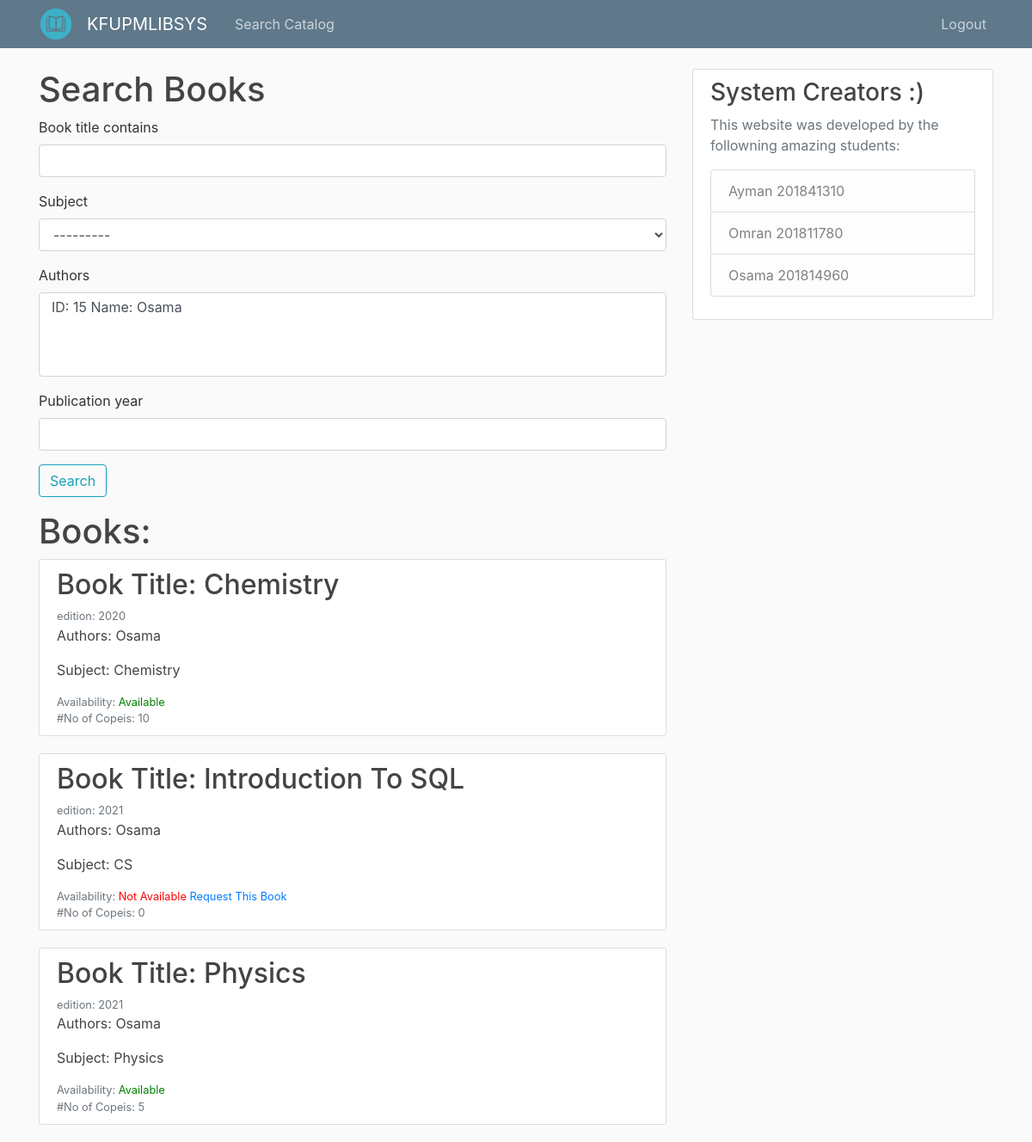
The app's page /search-form/ (signed in) with its own data.
### core/models.py (models this page shows, shortened)
class Book(models.Model):
    ISBN_code = models.CharField(
        unique=True,
        primary_key=True,
        max_length=64,
        null=False,
        blank=False,
        verbose_name=_("ISBN code")
    )
    book_title = models.CharField(
        max_length=512,
        blank=False,
        null=False,
        verbose_name=_("book title"),
    )
    Lang_CHOICES = (
        ('A', 'Arabic',),
        ('E', 'English',),
    )
    book_language = models.CharField(
        choices=Lang_CHOICES,
        max_length=20,
        blank=True,
        null=True,
        verbose_name=_("book language")
    )
    no_of_copies = models.PositiveIntegerField(
        null=True,
        blank=True,
        verbose_name=_("number of copies")
    )
    subject = models.ForeignKey(
        Subject,
        on_delete=models.CASCADE,
        null=True,
        blank=True,
        verbose_name=_("subject")
    )
    @property
    def is_available(self):
        return self.no_of_copies > 0
    authors = models.ManyToManyField(
        Author,
        blank=True,
        verbose_name=_("authors"),
    )  # RECHECK THIS
    publication_year = models.PositiveIntegerField(
        default=current_year(),
        validators=[MinValueValidator(1800), max_value_current_year],
        blank=True,
        null=True,
        verbose_name=_("publication year")
    )
    class Meta:
        verbose_name = _("book")
        verbose_name_plural = _("books")
        ordering = [
            "publication_year",
            "book_title",
        ]

class Library_People(models.Model):
    People_ID = models.PositiveIntegerField(
        unique=True,
        primary_key=True,
        null=False,
        blank=False,
    )
    user = models.ForeignKey(User,
                             on_delete=models.CASCADE,
                             null=True,
                             blank=True,
                             verbose_name=_("user"))
    @property
    def First_Name(self):
        return self.user.first_name
    Birth_Date = models.DateField(
        blank=True,
        null=True,
        verbose_name=_("birth date")
    )
    SEX_CHOICES = (
        ('M', 'Male',),
        ('F', 'Female',),
    )
    sex = models.CharField(
        max_length=1,
        choices=SEX_CHOICES,
        null=False,
        blank=False,
    )
    Department = models.CharField(
        max_length=256,
        blank=True,
        null=True
    )
    Contact_Number = PhoneNumberField(blank=True, null=True)
    def __str__(self):
        return "ID: " + str(self.People_ID) + "\tName: " + self.First_Name
    class Meta:
        abstract = True

class Author(Library_People):
    @property
    def number_of_books(self):
        return len(Book.objects.all(Author=self))

class Subject(models.Model):
    Subject_Id = models.PositiveIntegerField(
        unique=True,
        primary_key=True,
        null=False,
        blank=False,
    )
    subject_name = models.CharField(
        max_length=512,
        blank=False,
        null=False
    )
    def __str__(self):
        return self.subject_name
    class Meta:
        verbose_name = _("subject")
        verbose_name_plural = _("subjects")
        ordering = [
            "subject_name",
        ]

### core/views.py (the view)
# urls.py: path("search-form/", views.book_list, name="search-form"),
def book_list(request):
    f = BookFilter(request.GET, queryset=Book.objects.all())
    return render(request, 'core/search-form.html', {'filter': f})

### core/templatetags/user_types.py (called while the page is built)
@register.filter(name='belongs_to_librarian')
def belongs_to_librarian(user):
    return Librarian.objects.filter(user=user).exists()

### core/templates/core/search-form.html (shortened to what this page needs)
{% extends "core/base.html" %}
{% load crispy_forms_tags %}
{% load user_types %}
{% block content %}
<h1>Search Books</h1>
<form method="get">
  {{ filter.form|crispy }}
  <input onclick="removeHide()" class="btn btn-outline-info" type="submit" value="Search" />
</form>
<div id="divvy" class="hidden">
  <h1>Books:</h1>
  {% for book in filter.qs %}
  <article class="media content-section">
    <a class="article-title" href="#">
      <div class="media-body">
        <h2>Book Title: {{ book.book_title }}</h2>
        <small class="text-muted">edition: {{ book.publication_year }}</small>
        <p class="article-content">Authors: {{ book.authors.first.user.first_name }}</p>
        <p class="article-content">Subject: {{ book.subject }}</p>
        <small class="text-muted">Availability:
          {% if book.is_available %}
          <span style="color: green">{{ 'Available' }}</span>
          {% else %}
          <span style="color: red">{{ 'Not Available' }} </span>
          {% if user.is_authenticated and user|belongs_to_librarian %}
          <a href= "{{home_url}}/{{book.ISBN_code}}/request"> Request This Book</a>
          {%endif%}
          {%endif%}</small>
        <br>
        <small class="text-muted">#No of Copeis: {{ book.no_of_copies }}</small>
      </div>
    </a>
  </article>
  {% endfor %}
</div>
{% endblock %}

### core/static/core/main.css (style rules this page uses)
body { background: #fafafa; color: #333333; margin-top: 5rem; }
h1, h2, h3, h4, h5, h6 { color: #444444; }
.content-section { background: #ffffff; padding: 10px 20px; border: 1px solid #dddddd; border-radius: 3px; margin-bottom: 20px; }
.article-title { color: #444444; }
.article-content { white-space: pre-line; }

### records on screen
Book: book_title "Chemistry", publication_year "2020", authors.first.user.first_name "Osama", subject "Chemistry", value "Available", no_of_copies "10"
Book: book_title "Introduction To SQL", publication_year "2021", authors.first.user.first_name "Osama", subject "CS", value "Not Available", no_of_copies "0"
Book: book_title "Physics", publication_year "2021", authors.first.user.first_name "Osama", subject "Physics", value "Available", no_of_copies "5"
